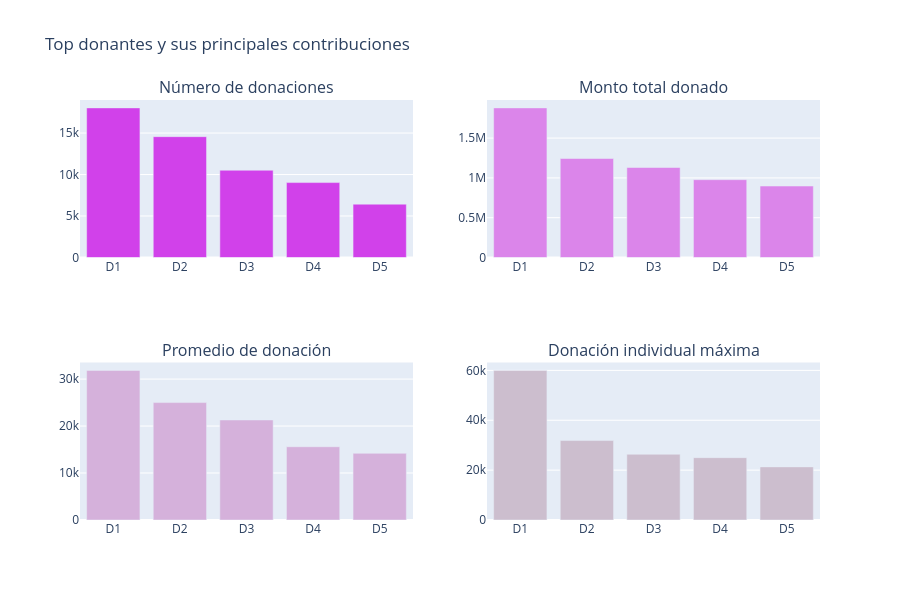

Notebook source saved alongside this figure:
### Markdown cell above
### Identificación de los principales donantes y sus contribuciones

En esta sección se identifican los donantes más destacados según diferentes métricas relacionadas con sus contribuciones:

#### 3.3.1 Donantes con mayor número de donaciones  
#### 3.3.2 Donantes que han aportado el mayor monto total  
#### 3.3.3 Donantes con mayor monto promedio por donación  
#### 3.3.4 Donantes con la mayor donación individual registrada

### Code cell
# ¿Qué donantes han hecho las mayores contribuciones?

# Agrupar por Donor ID para obtener:
# - número total de donaciones
# - suma total donada
tempdf = donations_df.groupby('Donor ID').agg({
    'Donor ID': 'count',
    'Donation Amount': 'sum'
}).rename(columns={
    'Donor ID': "Total Donations",
    'Donation Amount': "Total Amount"
}).reset_index()

# Calcular el promedio de donación por donante
tempdf['Average Donation Amount'] = tempdf['Total Amount'] / tempdf['Total Donations']


# -----------------------------
# 1. Donantes con más donaciones
# -----------------------------
tempdf1 = tempdf.sort_values(by=['Total Donations'], ascending=[False])

x = tempdf1.head(5)['Donor ID']
x = ["D" + str(i+1) for i in range(len(x))]
y = tempdf1.head(5)['Total Donations']

tr1 = bar_ver_noagg(x, y, 'Número total de donaciones', '#d141ea', lm=None, rt=True)


# -----------------------------
# 2. Donantes con mayor monto total
# -----------------------------
tempdf1 = tempdf.sort_values(by=['Total Amount'], ascending=[False])

x = tempdf1.head(5)['Donor ID']
x = ["D" + str(i+1) for i in range(len(x))]
y = tempdf1.head(5)['Total Amount']

tr2 = bar_ver_noagg(x, y, 'Monto total donado', '#db85ea', lm=None, rt=True)


# -----------------------------
# 3. Donantes con mayor promedio por donación
# -----------------------------
tempdf1 = tempdf.sort_values(by=['Average Donation Amount'], ascending=[False])

x = tempdf1.head(5)['Donor ID']
x = ["D" + str(i+1) for i in range(len(x))]
y = tempdf1.head(5)['Average Donation Amount']

tr3 = bar_ver_noagg(x, y, 'Promedio por donación', '#d5b1db', lm=None, rt=True)


# -----------------------------
# 4. Donantes con mayor donación individual
# -----------------------------
tempdf = donations_df.groupby('Donor ID').agg({
    'Donor ID': 'count',
    'Donation Amount': 'max'
}).rename(columns={
    'Donor ID': "Total Donations",
    'Donation Amount': "Maximum Donation"
}).reset_index()

tempdf1 = tempdf.sort_values(by=['Maximum Donation'], ascending=[False])

x = tempdf1.head(5)['Donor ID']
x = ["D" + str(i+1) for i in range(len(x))]
y = tempdf1.head(5)['Maximum Donation']

tr4 = bar_ver_noagg(x, y, 'Donación individual máxima', '#ccbece', lm=None, rt=True)


# -----------------------------
# Gráfico final combinado
# -----------------------------
fig = tools.make_subplots(
    rows=2, cols=2,
    print_grid=False,
    subplot_titles=[
        'Número de donaciones',
        "Monto total donado",
        'Promedio de donación',
        'Donación individual máxima'
    ]
)

fig.append_trace(tr1, 1, 1)
fig.append_trace(tr2, 1, 2)
fig.append_trace(tr3, 2, 1)
fig.append_trace(tr4, 2, 2)

fig['layout'].update(
    height=600,
    showlegend=False,
    title='Top donantes y sus principales contribuciones'
)

iplot(fig)

### Figure 1 — Plotly figure (JSON) as saved in the notebook; plotly's stock layout.template omitted (floating-point values rounded to 4 significant figures)
{"data": [{"marker": {"color": "#d141ea"}, "type": "bar", "x": ["D1", "D2", "D3", "D4", "D5"], "xaxis": "x", "y": [18035, 14565, 10515, 9029, 6427], "yaxis": "y"}, {"marker": {"color": "#db85ea"}, "type": "bar", "x": ["D1", "D2", "D3", "D4", "D5"], "xaxis": "x2", "y": [1880000.0, 1244000.0, 1131000.0, 977600.0, 897400.0], "yaxis": "y2"}, {"marker": {"color": "#d5b1db"}, "type": "bar", "x": ["D1", "D2", "D3", "D4", "D5"], "xaxis": "x3", "y": [31860.0, 25000.0, 21300.0, 15600.0, 14200.0], "yaxis": "y3"}, {"marker": {"color": "#ccbece"}, "type": "bar", "x": ["D1", "D2", "D3", "D4", "D5"], "xaxis": "x4", "y": [60000.0, 31860.0, 26370.0, 25000.0, 21300.0], "yaxis": "y4"}], "layout": {"annotations": [{"font": {"size": 16}, "showarrow": false, "text": "Número de donaciones", "x": 0.225, "xanchor": "center", "xref": "paper", "y": 1, "yanchor": "bottom", "yref": "paper"}, {"font": {"size": 16}, "showarrow": false, "text": "Monto total donado", "x": 0.775, "xanchor": "center", "xref": "paper", "y": 1, "yanchor": "bottom", "yref": "paper"}, {"font": {"size": 16}, "showarrow": false, "text": "Promedio de donación", "x": 0.225, "xanchor": "center", "xref": "paper", "y": 0.375, "yanchor": "bottom", "yref": "paper"}, {"font": {"size": 16}, "showarrow": false, "text": "Donación individual máxima", "x": 0.775, "xanchor": "center", "xref": "paper", "y": 0.375, "yanchor": "bottom", "yref": "paper"}], "height": 600, "showlegend": false, "title": {"text": "Top donantes y sus principales contribuciones"}, "xaxis": {"anchor": "y", "domain": [0, 0.45]}, "xaxis2": {"anchor": "y2", "domain": [0.55, 1]}, "xaxis3": {"anchor": "y3", "domain": [0, 0.45]}, "xaxis4": {"anchor": "y4", "domain": [0.55, 1]}, "yaxis": {"anchor": "x", "domain": [0.625, 1]}, "yaxis2": {"anchor": "x2", "domain": [0.625, 1]}, "yaxis3": {"anchor": "x3", "domain": [0, 0.375]}, "yaxis4": {"anchor": "x4", "domain": [0, 0.375]}}}
